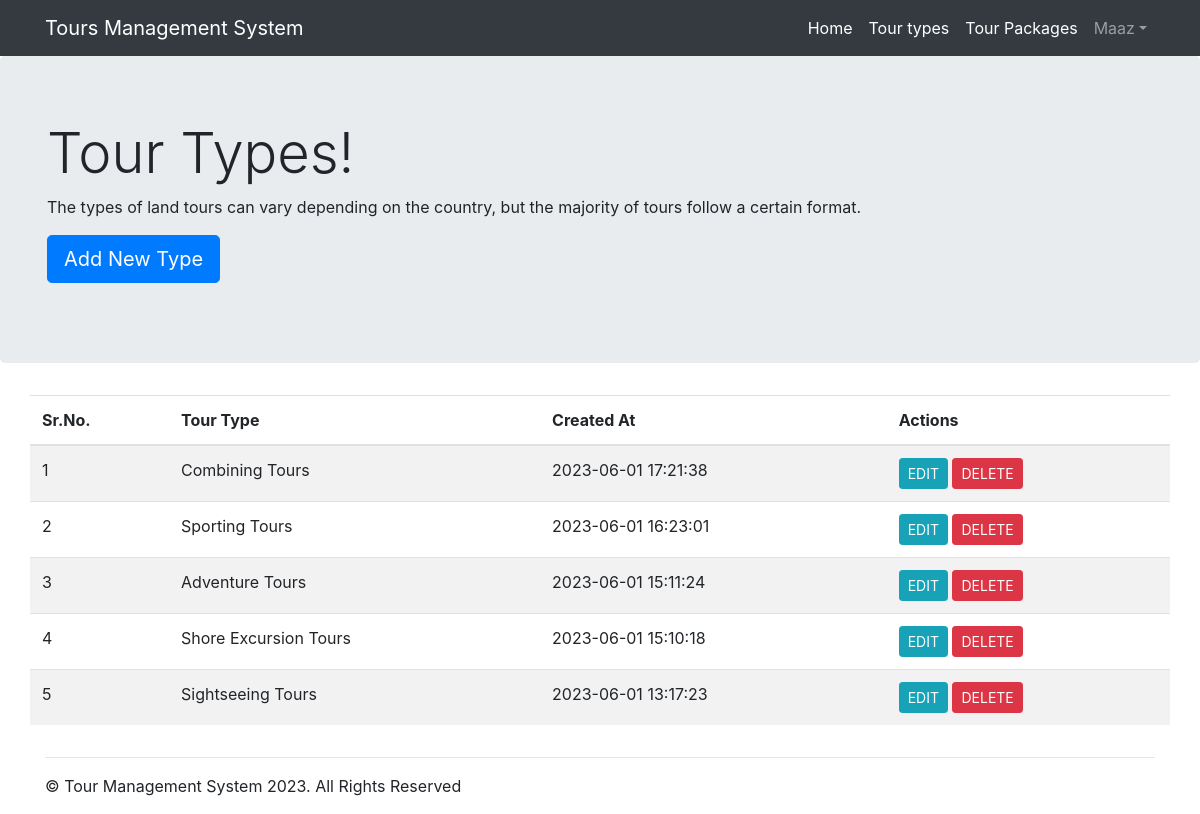
The app's page /tour_types.php (signed in) with its own data.
### tables this page shows
CREATE TABLE `tour_types` (
  `id` int NOT NULL,
  `type` varchar(255) NOT NULL,
  `created_at` timestamp NOT NULL DEFAULT CURRENT_TIMESTAMP
);

### lib/Session.php (called while the page is built, shortened)
<?php
class Session{
    public static function get($key){
        if(isset($_SESSION[$key])){
            return $_SESSION[$key];
        }
        else{
            return false;
        }
    }
}
?>

### lib/Tour.php (called while the page is built, shortened)
<?php
include_once 'Session.php';
include_once 'Database.php';
class Tour{
    private $db;
    public function __construct(){
        $this->db = new Database();
    }
    public function getTourTypes()
    {
        $q = "SELECT * FROM `tour_types` ORDER BY `id` DESC";
        $stmt = $this->db->con->query($q);
        $row = $stmt->fetch_all(MYSQLI_ASSOC);
        return $row;
    }
}
?>

### lib/Database.php (called while the page is built, shortened)
<?php
class Database{
    private $host = 'localhost';
    private $username = 'root';
    private $password = '';
    private $dbname = 'tours_db';
    public $con;
    public function __construct(){
        if(!isset($this->con)){
            try {
                $this->con = new mysqli($this->host, $this->username, $this->password, $this->dbname);
            } catch(Exception $e){
                throw new Exception($e->getMessage());
            }
        }
    }
}
?>

### tour_types.php (the view, shortened to what this page needs)
<?php include 'inc/header.php'; ?>
<?php include 'lib/Tour.php'; ?>
<?php
    $tour = new Tour();
    $row = $tour->getTourTypes();
?>
<main role="main">
    <div class="jumbotron">
        <div class="container">
            <h1 class="display-4">Tour Types!</h1>
            <p>The types of land tours can vary depending on the country, but the majority of tours follow a certain format.</p>
            <p><a class="btn btn-primary btn-lg" href="add_tour_type.php" role="button">Add New Type</a></p>
        </div>
    </div>
    <div class="container">
        <div class="row">
            <table class="table table-striped">
                <thead>
                    <th>Sr.No.</th>
                    <th>Tour Type</th>
                    <th>Created At</th>
                    <th>Actions</th>
                </thead>
                <tbody>
                    <?php $i = 0;
                        foreach($row as $data){
                            $i++;
                            ?>
                            <tr>
                                <td><?=$i;?></td>
                                <td><?=$data['type']?></td>
                                <td><?=$data['created_at']?></td>
                                <td>
                                    <a href="edit_tour_type.php?id=<?=$data['id']?>" class="btn btn-info btn-sm">EDIT</a>
                                    <a href="tour_types.php?id=<?=$data['id']?>&action=delete" class="btn btn-danger btn-sm">DELETE</a>
                                </td>
                            </tr>
                    <?php
                        }
                    ?>
                </tbody>
            </table>
        </div>
    <hr>
    </div>
</main>
<?php include 'inc/footer.php'; ?>

### inc/header.php (shortened to what this page needs)
<?php
  $filepath = realpath(dirname(__FILE__));
  include_once $filepath.'/../lib/Session.php';
?>
<!doctype html>
<html lang="en">
  <head>
    <link rel="stylesheet" href="assets/css/bootstrap.min.css" />
    <link rel="stylesheet" href="assets/css/style.css" />
  </head>
  <body>
    <div class="container-fluid">
      <nav class="navbar navbar-expand-md navbar-dark fixed-top bg-dark">
        <div class="container">
        <a class="navbar-brand" href="#">Tours Management System</a>
        <div class="collapse navbar-collapse id="navbarsExampleDefault">
          <ul class="navbar-nav" style="margin-left: auto !important">
            <?php
              $is_login = Session::get('login');
              if($is_login == true){
            ?>
            <li class="nav-item active">
              <a class="nav-link" href="index.php">Home</a>
            </li>
            <li class="nav-item active">
              <a class="nav-link" href="tour_types.php">Tour types</a>
            </li>
            <li class="nav-item active">
              <a class="nav-link" href="tour_packages.php">Tour Packages</a>
            </li>
            <li class="nav-item dropdown">
              <a class="nav-link dropdown-toggle" href="!#" id="dropdown01" data-toggle="dropdown" aria-haspopup="true" aria-expanded="false"><?php $name = Session::get('UNAME'); if(isset($name)){echo $name;}?></a>
            </li>
            <?php } ?>
          </ul>
        </div>
        </div>
      </nav>
    </div>

### inc/footer.php (shortened to what this page needs)
<footer class="container">
      <p>&copy; Tour Management System <?=date('Y')?>. All Rights Reserved</p>
    </footer>
  </body>
</html>

### assets/css/style.css (style rules this page uses)
body { padding-top: 3.5rem; }

### records on screen
tour_types: type "Combining Tours", created_at "2023-06-01 17:21:38"
tour_types: type "Sporting Tours", created_at "2023-06-01 16:23:01"
tour_types: type "Adventure Tours", created_at "2023-06-01 15:11:24"
tour_types: type "Shore Excursion Tours", created_at "2023-06-01 15:10:18"
tour_types: type "Sightseeing Tours", created_at "2023-06-01 13:17:23"

### other values on screen
$name "Maaz"
